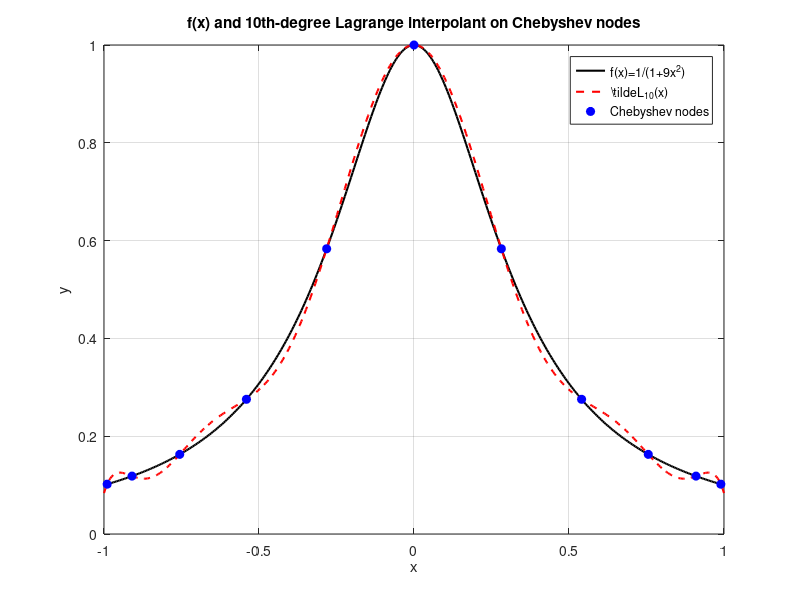

Recreate this plot in MATLAB.
f = @(x) 1./(1 + 9*x.^2);

n = 10;
k = 1:(n+1);
xk = cos((2*k - 1)*pi/(2*(n+1)));
yk = f(xk);

c = polyfit(xk, yk, n);

xx = linspace(-1, 1, 400);
ff = f(xx);
L10 = polyval(c, xx);

figure;
plot(xx, ff, 'k-', 'LineWidth', 1.5); hold on;
plot(xx, L10, 'r--', 'LineWidth', 1.5);
plot(xk, yk, 'bo', 'MarkerSize', 6, 'MarkerFaceColor', 'b');
legend('f(x)=1/(1+9x^2)', '\tilde{L}_{10}(x)', 'Chebyshev nodes', 'Location', 'Best');
xlabel('x');
ylabel('y');
grid on;
title('f(x) and 10th-degree Lagrange interpolant on Chebyshev nodes');
